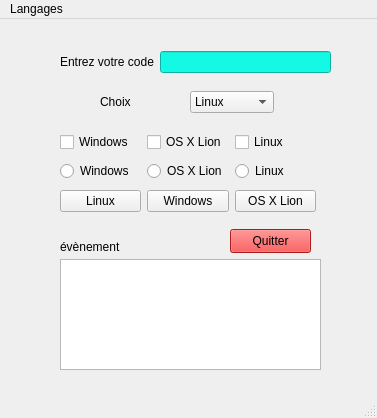
<?xml version="1.0" encoding="UTF-8"?>
<ui version="4.0">
 <class>MainWindow</class>
 <widget class="QMainWindow" name="MainWindow">
  <property name="geometry">
   <rect>
    <x>0</x>
    <y>0</y>
    <width>377</width>
    <height>418</height>
   </rect>
  </property>
  <property name="windowTitle">
   <string>MainWindow</string>
  </property>
  <widget class="QWidget" name="centralwidget">
   <widget class="QPushButton" name="QuitterButton">
    <property name="geometry">
     <rect>
      <x>230</x>
      <y>210</y>
      <width>81</width>
      <height>24</height>
     </rect>
    </property>
    <property name="styleSheet">
     <string notr="true">background-color: rgb(239, 41, 41);</string>
    </property>
    <property name="text">
     <string>Quitter</string>
    </property>
   </widget>
   <widget class="QTextEdit" name="textEdit">
    <property name="geometry">
     <rect>
      <x>60</x>
      <y>240</y>
      <width>261</width>
      <height>111</height>
     </rect>
    </property>
    <property name="styleSheet">
     <string notr="true">background-color: qconicalgradient(cx:0.5, cy:0.5, angle:0, stop:0 rgba(35, 40, 3, 255), stop:0.16 rgba(136, 106, 22, 255), stop:0.225 rgba(166, 140, 41, 255), stop:0.285 rgba(204, 181, 74, 255), stop:0.345 rgba(235, 219, 102, 255), stop:0.415 rgba(245, 236, 112, 255), stop:0.52 rgba(209, 190, 76, 255), stop:0.57 rgba(187, 156, 51, 255), stop:0.635 rgba(168, 142, 42, 255), stop:0.695 rgba(202, 174, 68, 255), stop:0.75 rgba(218, 202, 86, 255), stop:0.815 rgba(208, 187, 73, 255), stop:0.88 rgba(187, 156, 51, 255), stop:0.935 rgba(137, 108, 26, 255), stop:1 rgba(35, 40, 3, 255));</string>
    </property>
   </widget>
   <widget class="QLabel" name="label_event">
    <property name="geometry">
     <rect>
      <x>60</x>
      <y>220</y>
      <width>71</width>
      <height>16</height>
     </rect>
    </property>
    <property name="text">
     <string>évènement</string>
    </property>
   </widget>
   <widget class="QWidget" name="layoutWidget">
    <property name="geometry">
     <rect>
      <x>60</x>
      <y>30</y>
      <width>271</width>
      <height>26</height>
     </rect>
    </property>
    <layout class="QHBoxLayout" name="horizontalLayout">
     <item>
      <widget class="QLabel" name="label_code">
       <property name="text">
        <string>Entrez votre code</string>
       </property>
      </widget>
     </item>
     <item>
      <widget class="QLineEdit" name="texte_Code">
       <property name="styleSheet">
        <string notr="true">background-color: rgb(19, 249, 227);</string>
       </property>
      </widget>
     </item>
    </layout>
   </widget>
   <widget class="QWidget" name="layoutWidget">
    <property name="geometry">
     <rect>
      <x>100</x>
      <y>70</y>
      <width>174</width>
      <height>26</height>
     </rect>
    </property>
    <layout class="QHBoxLayout" name="horizontalLayout_2">
     <item>
      <widget class="QLabel" name="label_Choix">
       <property name="text">
        <string>Choix</string>
       </property>
      </widget>
     </item>
     <item>
      <spacer name="horizontalSpacer">
       <property name="orientation">
        <enum>Qt::Horizontal</enum>
       </property>
       <property name="sizeHint" stdset="0">
        <size>
         <width>40</width>
         <height>20</height>
        </size>
       </property>
      </spacer>
     </item>
     <item>
      <widget class="QComboBox" name="liste_Choix">
       <item>
        <property name="text">
         <string>Linux</string>
        </property>
       </item>
       <item>
        <property name="text">
         <string>Windows</string>
        </property>
       </item>
       <item>
        <property name="text">
         <string>OS X Lion</string>
        </property>
       </item>
      </widget>
     </item>
    </layout>
   </widget>
   <widget class="QWidget" name="layoutWidget">
    <property name="geometry">
     <rect>
      <x>60</x>
      <y>110</y>
      <width>256</width>
      <height>88</height>
     </rect>
    </property>
    <layout class="QVBoxLayout" name="verticalLayout">
     <item>
      <layout class="QHBoxLayout" name="horizontalLayout_3">
       <item>
        <widget class="QCheckBox" name="WindowsCheckBox">
         <property name="text">
          <string>Windows</string>
         </property>
        </widget>
       </item>
       <item>
        <widget class="QCheckBox" name="OSXCheckBox">
         <property name="text">
          <string>OS X Lion</string>
         </property>
        </widget>
       </item>
       <item>
        <widget class="QCheckBox" name="LinuxCheckBox">
         <property name="text">
          <string>Linux</string>
         </property>
        </widget>
       </item>
      </layout>
     </item>
     <item>
      <layout class="QHBoxLayout" name="horizontalLayout_4">
       <item>
        <widget class="QRadioButton" name="WindowsRadioButton">
         <property name="text">
          <string>Windows</string>
         </property>
        </widget>
       </item>
       <item>
        <widget class="QRadioButton" name="OSXRadioButton">
         <property name="text">
          <string>OS X Lion</string>
         </property>
        </widget>
       </item>
       <item>
        <widget class="QRadioButton" name="LinuxRadioButton">
         <property name="text">
          <string>Linux</string>
         </property>
        </widget>
       </item>
      </layout>
     </item>
     <item>
      <layout class="QHBoxLayout" name="horizontalLayout_5">
       <item>
        <widget class="QPushButton" name="LinuxButton">
         <property name="text">
          <string>Linux</string>
         </property>
        </widget>
       </item>
       <item>
        <widget class="QPushButton" name="WindowsButton">
         <property name="text">
          <string>Windows</string>
         </property>
        </widget>
       </item>
       <item>
        <widget class="QPushButton" name="OSXButton">
         <property name="text">
          <string>OS X Lion</string>
         </property>
        </widget>
       </item>
      </layout>
     </item>
    </layout>
   </widget>
  </widget>
  <widget class="QMenuBar" name="menubar">
   <property name="geometry">
    <rect>
     <x>0</x>
     <y>0</y>
     <width>377</width>
     <height>21</height>
    </rect>
   </property>
   <widget class="QMenu" name="menuLangages">
    <property name="title">
     <string>Langages</string>
    </property>
    <widget class="QMenu" name="menuWEB">
     <property name="title">
      <string>WEB</string>
     </property>
     <addaction name="MenuPHP"/>
     <addaction name="MenuJS"/>
    </widget>
    <addaction name="MenuC"/>
    <addaction name="separator"/>
    <addaction name="MenuJava"/>
    <addaction name="MenuCPP"/>
    <addaction name="separator"/>
    <addaction name="menuWEB"/>
   </widget>
   <addaction name="menuLangages"/>
  </widget>
  <widget class="QStatusBar" name="statusbar"/>
  <action name="MenuC">
   <property name="text">
    <string>C</string>
   </property>
  </action>
  <action name="MenuJava">
   <property name="text">
    <string>Java</string>
   </property>
  </action>
  <action name="MenuCPP">
   <property name="text">
    <string>C++</string>
   </property>
  </action>
  <action name="MenuPHP">
   <property name="text">
    <string>PHP</string>
   </property>
  </action>
  <action name="MenuJS">
   <property name="text">
    <string>Javascript</string>
   </property>
  </action>
 </widget>
 <resources/>
 <connections>
  <connection>
   <sender>QuitterButton</sender>
   <signal>clicked()</signal>
   <receiver>MainWindow</receiver>
   <slot>close()</slot>
   <hints>
    <hint type="sourcelabel">
     <x>281</x>
     <y>244</y>
    </hint>
    <hint type="destinationlabel">
     <x>332</x>
     <y>225</y>
    </hint>
   </hints>
  </connection>
  <connection>
   <sender>texte_Code</sender>
   <signal>textEdited(QString)</signal>
   <receiver>textEdit</receiver>
   <slot>append(QString)</slot>
   <hints>
    <hint type="sourcelabel">
     <x>211</x>
     <y>59</y>
    </hint>
    <hint type="destinationlabel">
     <x>204</x>
     <y>277</y>
    </hint>
   </hints>
  </connection>
  <connection>
   <sender>liste_Choix</sender>
   <signal>currentIndexChanged(QString)</signal>
   <receiver>textEdit</receiver>
   <slot>append(QString)</slot>
   <hints>
    <hint type="sourcelabel">
     <x>234</x>
     <y>111</y>
    </hint>
    <hint type="destinationlabel">
     <x>227</x>
     <y>283</y>
    </hint>
   </hints>
  </connection>
 </connections>
</ui>
